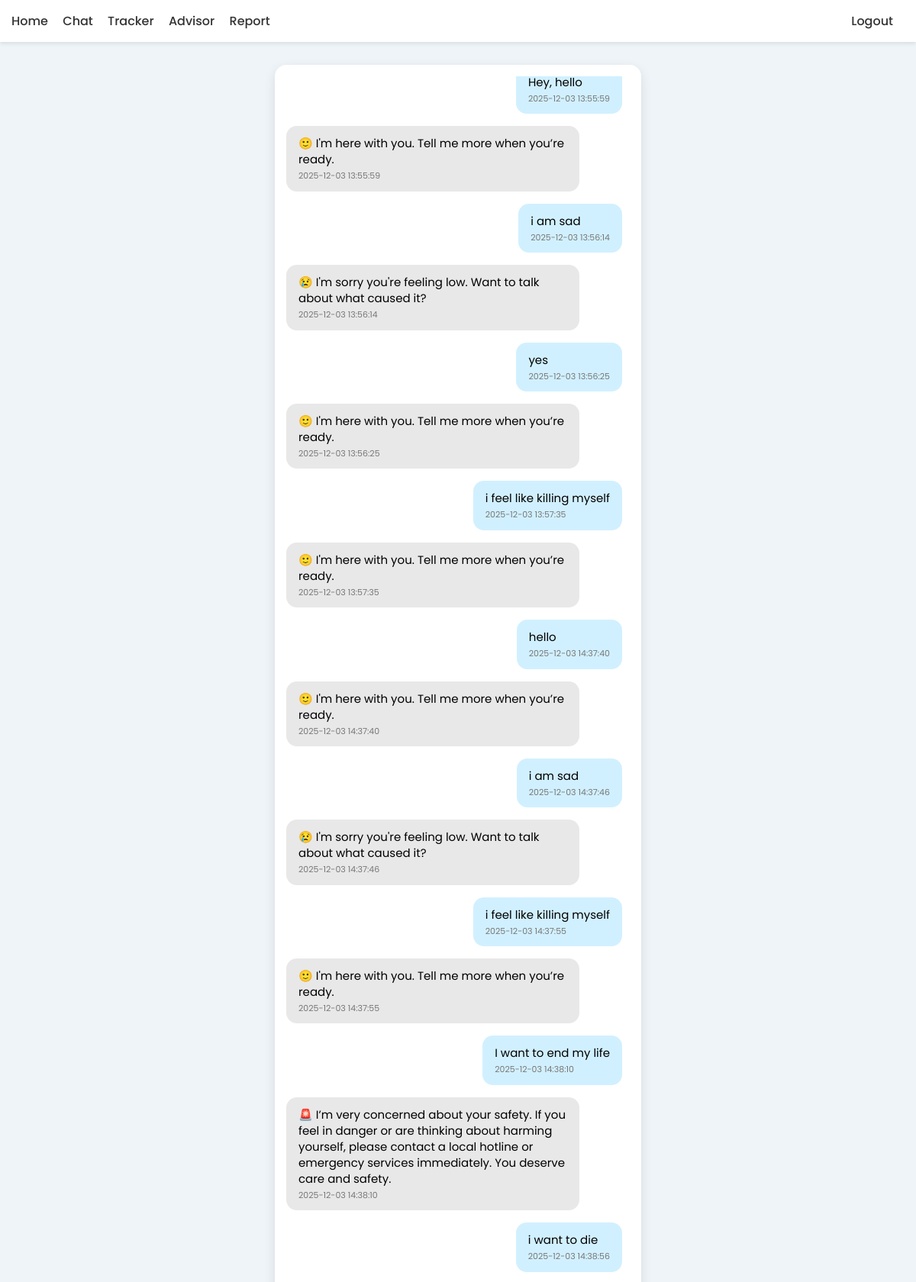
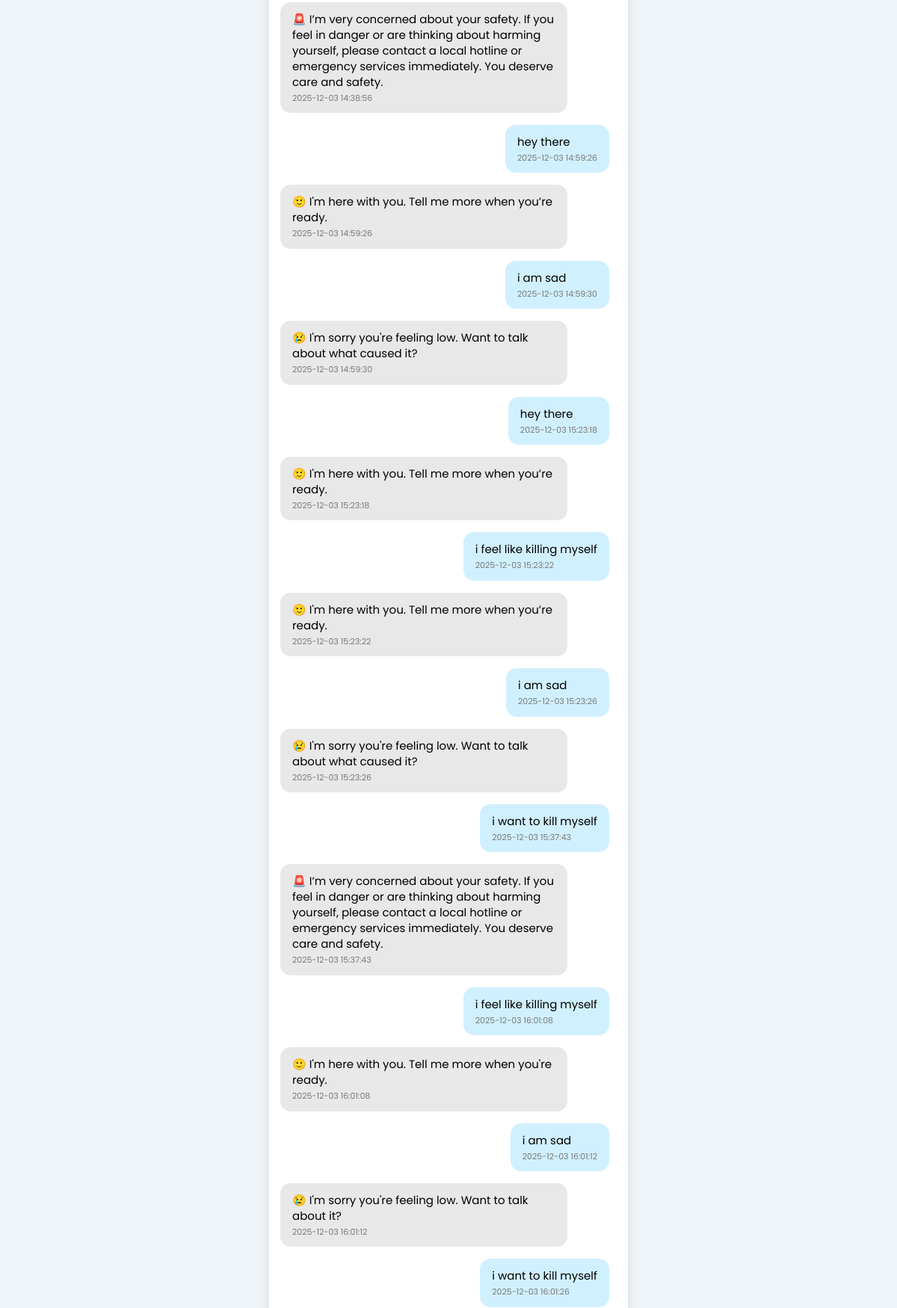
Page /chat (signed in, upper part) on the committed database (2 pictures, top to bottom).
### models.py (models this page shows)
class Chat(db.Model):
    id = db.Column(db.Integer, primary_key=True)
    sender = db.Column(db.String(10))    # user | bot
    text = db.Column(db.Text)
    time = db.Column(db.String(50))
    user_id = db.Column(db.Integer, db.ForeignKey("user.id"), nullable=False)

### app.py (the view, shortened to what this page needs)
@app.route("/chat", methods=["GET", "POST"])
@login_required
def chat():
    user_id = session["user"]
    db_messages = Chat.query.filter_by(user_id=user_id).order_by(Chat.id.asc()).all()
    chat_history = [{"sender": m.sender, "text": m.text, "time": m.time} for m in db_messages]
    return render_template("chat.html", chat=chat_history)

### app.py (called while the page is built)
def login_required(fn):
    from functools import wraps
    @wraps(fn)
    def wrapper(*args, **kwargs):
        if "user" not in session:
            return redirect(url_for("login"))
        return fn(*args, **kwargs)
    return wrapper

### templates/chat.html (shortened to what this page needs)
<!DOCTYPE html>
<html lang="en">
<head>
</head>
<body>
<nav>
    <a href="/home">Home</a>
    <a href="/chat">Chat</a>
    <a href="/tracker">Tracker</a>
    <a href="/advisor">Advisor</a>
    <a href="/report">Report</a>
    <a href="/logout" style="float:right;">Logout</a>
</nav>
<div class="chat-container">
    <div class="messages" id="msgbox">
        {% for m in chat %}
            <div class="bubble {{ m.sender }}">
                {{ m.text }}
                <div class="time">{{ m.time }}</div>
            </div>
        {% endfor %}
    </div>
</div>
</body>
</html>

### templates/chat.html (style rules this page uses)
body { font-family: 'Poppins', sans-serif; background: #eef4f7; margin: 0; padding: 0; }
nav { background: white; padding: 15px; box-shadow: 0 2px 5px rgba(0,0,0,0.1); }
nav a { margin-right: 15px; color: #333; text-decoration: none; font-weight: 500; }
.chat-container { width: 90%; max-width: 450px; margin: 30px auto; background: white; border-radius: 15px; padding: 15px; box-shadow: 0 5px 15px rgba(0,0,0,0.1); height: 80vh; display: flex; flex-direction: column; }
.messages { flex: 1; overflow-y: auto; padding-right: 10px; display: flex; flex-direction: column; }
.bubble { padding: 12px 16px; margin: 8px 0; border-radius: 14px; max-width: 80%; line-height: 1.4; font-size: 15px; position: relative; }
.user { background: #d1f0ff; align-self: flex-end; }
.bot { background: #e8e8e8; align-self: flex-start; }
.time { font-size: 11px; color: #777; margin-top: 4px; }

### rows in the picture
Chat: text "Hey, hello", time "2025-12-03 13:55:59"
Chat: text "🙂 I'm here with you. Tell me more when you’re ready.", time "2025-12-03 13:55:59"
Chat: text "i am sad", time "2025-12-03 13:56:14"
Chat: text "😢 I'm sorry you're feeling low. Want to talk about what caused it?", time "2025-12-03 13:56:14"
Chat: text "yes", time "2025-12-03 13:56:25"
Chat: text "🙂 I'm here with you. Tell me more when you’re ready.", time "2025-12-03 13:56:25"
Chat: text "i feel like killing myself", time "2025-12-03 13:57:35"
Chat: text "🙂 I'm here with you. Tell me more when you’re ready.", time "2025-12-03 13:57:35"
Chat: text "hello", time "2025-12-03 14:37:40"
Chat: text "🙂 I'm here with you. Tell me more when you’re ready.", time "2025-12-03 14:37:40"
Chat: text "i am sad", time "2025-12-03 14:37:46"
Chat: text "😢 I'm sorry you're feeling low. Want to talk about what caused it?", time "2025-12-03 14:37:46"
Chat: text "i feel like killing myself", time "2025-12-03 14:37:55"
Chat: text "🙂 I'm here with you. Tell me more when you’re ready.", time "2025-12-03 14:37:55"
Chat: text "I want to end my life", time "2025-12-03 14:38:10"
Chat: text "🚨 I’m very concerned about your safety. If you feel in danger or are thinking about harming yourself, please contact a local hotline or emergency services immediately. You deserve care and safety.", time "2025-12-03 14:38:10"
Chat: text "i want to die", time "2025-12-03 14:38:56"
Chat: text "🚨 I’m very concerned about your safety. If you feel in danger or are thinking about harming yourself, please contact a local hotline or emergency services immediately. You deserve care and safety.", time "2025-12-03 14:38:56"
Chat: text "hey there", time "2025-12-03 14:59:26"
Chat: text "🙂 I'm here with you. Tell me more when you’re ready.", time "2025-12-03 14:59:26"
Chat: text "i am sad", time "2025-12-03 14:59:30"
Chat: text "😢 I'm sorry you're feeling low. Want to talk about what caused it?", time "2025-12-03 14:59:30"
Chat: text "hey there", time "2025-12-03 15:23:18"
Chat: text "🙂 I'm here with you. Tell me more when you’re ready.", time "2025-12-03 15:23:18"
Chat: text "i feel like killing myself", time "2025-12-03 15:23:22"
Chat: text "🙂 I'm here with you. Tell me more when you’re ready.", time "2025-12-03 15:23:22"
Chat: text "i am sad", time "2025-12-03 15:23:26"
Chat: text "😢 I'm sorry you're feeling low. Want to talk about what caused it?", time "2025-12-03 15:23:26"
Chat: text "i want to kill myself", time "2025-12-03 15:37:43"
Chat: text "🚨 I’m very concerned about your safety. If you feel in danger or are thinking about harming yourself, please contact a local hotline or emergency services immediately. You deserve care and safety.", time "2025-12-03 15:37:43"
Chat: text "i feel like killing myself", time "2025-12-03 16:01:08"
Chat: text "🙂 I'm here with you. Tell me more when you're ready.", time "2025-12-03 16:01:08"
Chat: text "i am sad", time "2025-12-03 16:01:12"
Chat: text "😢 I'm sorry you're feeling low. Want to talk about it?", time "2025-12-03 16:01:12"
Chat: text "i want to kill myself", time "2025-12-03 16:01:26"
